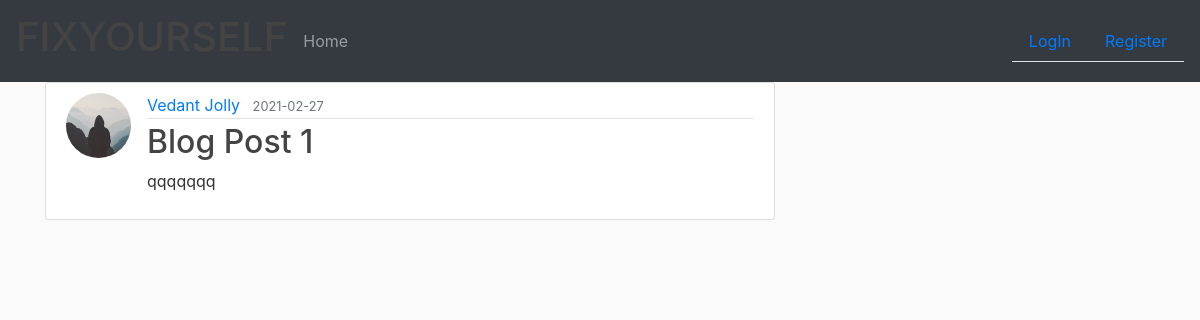
Screenshot of /question/1 with the database file from the repository.
### website/models.py (models this page shows, shortened)
class User(db.Model, UserMixin):
    id = db.Column(db.Integer, primary_key=True)
    name = db.Column(db.String(20), nullable=False)
    email = db.Column(db.String(120), unique=True, nullable=False)
    image_file = db.Column(db.String(20), nullable=False, default='default.jpg')
    password = db.Column(db.String(60), nullable=False)
    posts = db.relationship('Post', backref='author', lazy=True)
    feedbacks = db.relationship('Feedback', backref='customer', lazy=True)
    questions = db.relationship('Question', backref='author', lazy=True)

class Question(db.Model):
    id = db.Column(db.Integer, primary_key=True)
    title = db.Column(db.String(256), nullable=False)
    date_posted = db.Column(db.DateTime, nullable=False, default=datetime.utcnow)
    content = db.Column(db.Text, nullable=False)
    user_id = db.Column(db.Integer, db.ForeignKey('user.id'), nullable=False)
    answers = db.relationship('Answer', backref='answer', lazy=True)

### website/routes.py (the view)
@app.route("/question/<int:question_id>")
def question(question_id):
    question = Question.query.get_or_404(question_id)
    return render_template('question.html', title=question.title, post=question)

### website/templates/question.html (shortened to what this page needs)
{% extends 'layout.html' %}
{% block content %}
  <article class="media content-section">
    <img class="rounded-circle article-img" src="{{ url_for('static',filename = 'profile_pics/' + post.author.image_file) }}">
    <div class="media-body">
      <div class="article-metadata">
        <a class="mr-2" href="{{ url_for('user_questions',username=post.author.name) }}">{{ post.author.name }}</a>
        <small class="text-muted">{{ post.date_posted.strftime("%Y-%m-%d") }}</small>
      </div>
      <h2 class="article-title">{{ post.title }}</h2>
      <p class="article-content">{{ post.content }}</p>
    </div>
  </article>
{% endblock content %}

### website/static/main.css (style rules this page uses)
body { background: #fafafa; color: #333333; }
h1, h2, h3, h4, h5, h6 { color: #444444; }
.content-section { background: #ffffff; padding: 10px 20px; border: 1px solid #dddddd; border-radius: 3px; margin-bottom: 20px; }
.article-title { color: #444444; }
.article-content { white-space: pre-line; }
.article-img { height: 65px; width: 65px; margin-right: 16px; }
.article-metadata { padding-bottom: 1px; margin-bottom: 4px; border-bottom: 1px solid #e3e3e3 }

### rows the page displays
User: image_file (placeholder picture), author.name "Vedant Jolly"
Question: date_posted "2021-02-27", title "Blog Post 1", content "qqqqqqq"
